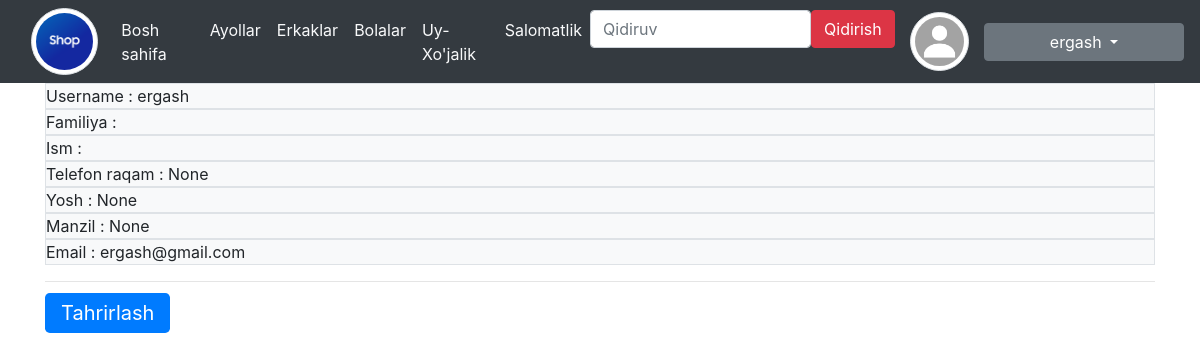
Before: /user/profile/ (signed in) with the older database file.
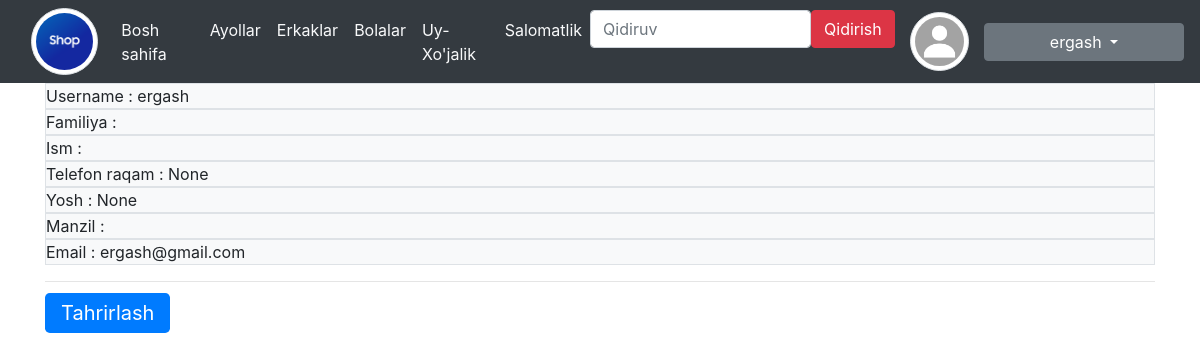
After: the same page with the newer database file.
### users/models.py (models this page shows)
class CustomUser(AbstractUser):
    age = models.PositiveSmallIntegerField(null=True, blank=False)
    password = models.CharField(max_length=10)
    phone = models.IntegerField(max_length=15, null=True)
    image = models.ImageField(upload_to='users/',blank=True, null=True)
    location = models.CharField(max_length=255, choices=Location_choices)

### users/views.py (the view)
# urls.py: path('profile/', Profile, name='profile'),
@login_required
def Profile(request):
    user = CustomUser.objects.get(username=request.user.username)
    context = {
        'user': user
    }
    return render(request, template_name="user/profile.html", context=context)

### templates/user/profile.html (shortened to what this page needs)
{% extends 'base.html' %}
{% load django_bootstrap5 %}
{% block content %}
<div class="vstack gap-3">
    <div class="bg-light border fs-2">Username : {{ user.username }}</div>
    <div class="bg-light border fs-2">Familiya : {{ user.first_name }}</div>
    <div class="bg-light border fs-2">Ism : {{ user.last_name }}</div>
    <div class="bg-light border fs-2">Telefon raqam : {{ user.phone }}</div>
    <div class="bg-light border fs-2">Yosh : {{ user.age }}</div>
    <div class="bg-light border fs-2">Manzil : {{ user.location }}</div>
    <div class="bg-light border fs-2">Email : {{ user.email }}</div>
</div>
    <hr class="hr" />
    <a class="btn-primary btn-lg" href="{% url 'edit_profile' %}"> Tahrirlash</a>
{% endblock content %}

### templates/base.html (shortened to what this page needs)
{% load static %}
<!DOCTYPE html>
<html lang="en">
<head>
    <link rel="stylesheet" href="https://cdn.jsdelivr.net/npm/bootstrap@4.5.3/dist/css/bootstrap.min.css">
    <link rel="stylesheet" href="https://cdn.jsdelivr.net/npm/bootstrap-icons@1.9.0/font/bootstrap-icons.css">
</head>
<body>
    <nav class="navbar navbar-expand-md navbar-light bg-dark">
        <div class="col-xs-3 col-sm-1">
            <img class="mg-fluid rounded-circle img-thumbnail" src="{% static 'img/shop.png' %}" alt="Townhouses">
        </div>
        <div class="collapse navbar-collapse" id="navbarNav">
            <ul class="navbar-nav mr-auto">
                <li class="nav-item active">
                    <a class="nav-link text-light" href="{% url 'home' %}">Bosh sahifa <span class="sr-only">(current)</span></a>
                </li>
                <li class="nav-item">
                    <a class="nav-link text-light" href="{% url 'product_filters' category='Ayollar' %}">Ayollar</a>
                </li>
                <li class="nav-item">
                    <a class="nav-link text-light" href="{% url 'product_filters' category='Erkaklar' %}">Erkaklar</a>
                </li>
                <li class="nav-item">
                    <a class="nav-link text-light" href="{% url 'product_filters' category='Bolalar' %}">Bolalar</a>
                </li>
                <li class="nav-item">
                    <a class="nav-link text-light" href="{% url 'product_filters' category="Uy-Xo'jalik" %}">Uy-Xo'jalik</a>
                </li>
                <li class="nav-item">
                    <a class="nav-link text-light" href="{% url 'product_filters' category='Salomatlik' %}">Salomatlik</a>
                </li>
                <li class="nav-item">
                    <div class="d-flex">
                      <form class="d-flex" method=POST action="{% url 'search' %}">
                        <input class="form-control me-2" type="search" placeholder="Qidiruv" aria-label="Search" name="searched">
                        <button type="submit" class="btn btn-danger">Qidirish</button>
                      </form>
                    </div>
                </li>
            </ul>
            {% if user.is_authenticated %}
                {% if user.image %}
                    <div class="col-xs-3 col-sm-1">
                        <img src="{{ user.image.url }}" alt="{{ user.username }}" class="img-fluid rounded-circle img-thumbnail">
                    </div>
                {% else %}
                    <div class="col-xs-3 col-sm-1">
                        <img src="{% static 'img/unknown.jpg' %}" alt="{{ user.username }}" class="mg-fluid rounded-circle img-thumbnail">
                    </div>
                {% endif %}
                <div class="dropdown">
                    <button style="min-width: 200px" class="btn btn-secondary dropdown-toggle " type="button" id="dropdownMenuButton1" data-bs-toggle="dropdown" aria-expanded="false">
                        {{ user.username }}
                    </button>
                </div>
            {% else %}
                <div class="btn-group" role="group" aria-label="Basic example">
                    <a class="btn btn-dark" href="{% url 'signin' %}" role="button">Kirish</a>
                    <a class="btn btn-dark" href="{% url 'signup' %}" role="button">Ro'yxatdan o'tish</a>
                </div>
            {% endif %}
        </div>
    </nav>
    <main>
        <div class="container">
            {% block content %}
            {% endblock content %}
        </div>
    </main>
</body>
</html>

Changed rows visible on the page:
changed CustomUser "ergash": location "None" → (not shown)
